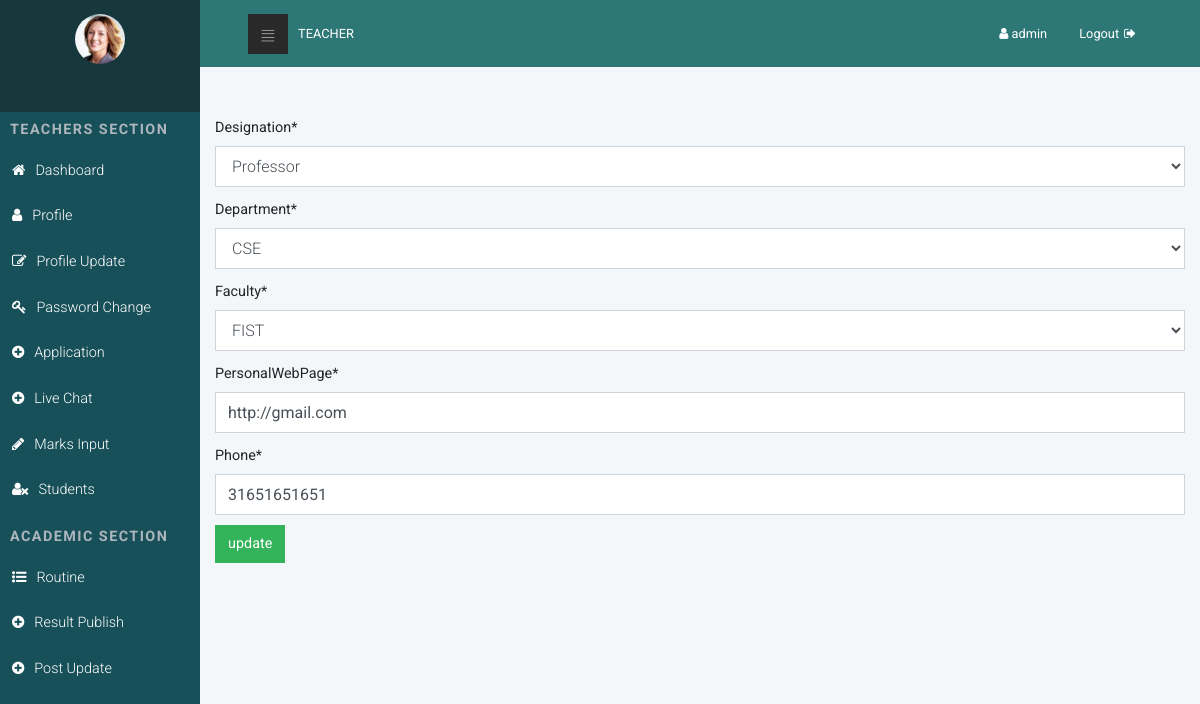
Before: /teacher/profile_update/ (signed in) with the older database file.
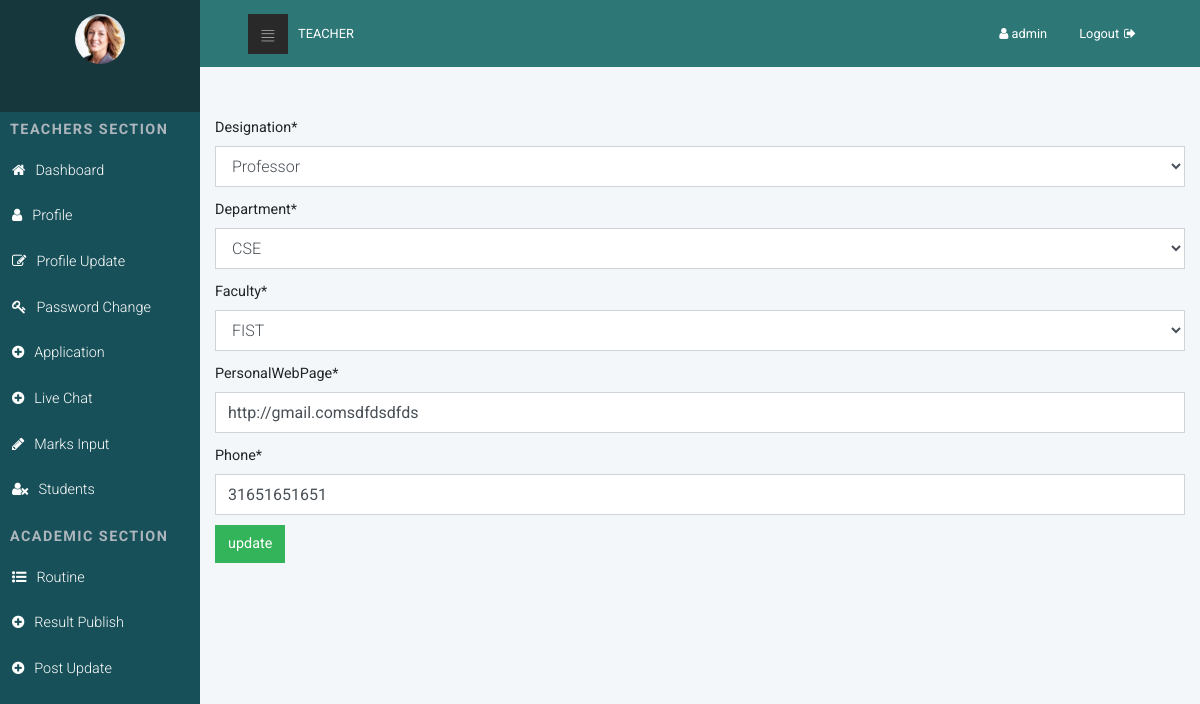
After: the same page with the newer database file.
### Teachers_app/models.py (models this page shows, shortened)
class TeachersList(models.Model):
    userId = models.OneToOneField(User, related_name='teachers_info', on_delete=models.CASCADE)
    teacher = models.BooleanField(default=True)
    empid = models.IntegerField()
    designation = models.ForeignKey(TeachersDesignation, on_delete=models.CASCADE)
    department = models.ForeignKey(TeachersDepartment, on_delete=models.CASCADE, null=True, default='')
    faculty = models.ForeignKey(TeachersFaculty, on_delete=models.CASCADE, null=True, default='')
    personalWebPage = models.URLField(null=True, default='')
    phone = models.IntegerField(null=True)

### Teachers_app/views.py (the view)
# urls.py: path('profile_update/', views.TeacherProfileUpdate, name='teaches_profile_update'),
@login_required(login_url='Teachers_app:teacherslogin')
def TeacherProfileUpdate(request):
    teacherId = request.user.id
    teacherInfo = TeachersList.objects.get(userId__pk=teacherId)
    form = updateTeacherProfile(instance=teacherInfo)
    if request.method == 'POST':
        form = updateTeacherProfile(request.POST, instance=teacherInfo)
        if form.is_valid():
            form.save()
    return render(request, 'Teachers_app/teacher_profile_edit.html', context={'form': form})

### Teachers_app/forms.py
class updateTeacherProfile(ModelForm):
    class Meta:
        model = TeachersList
        exclude = ('userId', 'empid', 'teacher')

### Teachers_app/models.py (called while the page is built)
    def __str__(self):
        return self.designation

    def __str__(self):
        return self.department

    def __str__(self):
        return self.faculty

### templates/Teachers_app/teacher_profile_edit.html (shortened to what this page needs)
{% extends 'Teachers_app/teachers_base.html' %}
{% load static %}
{% load crispy_forms_tags %}
{% block body_block %}
    <div class="container mt-5">
        <form method="POST">
            {{ form|crispy }}
            <input type="submit" value="update" class="btn btn-primary">
        </form>
    </div>
{% endblock %}

Changed rows visible on the page:
changed TeachersList: personalWebPage "http://gmail.com" → "http://gmail.comsdfdsdfds"
